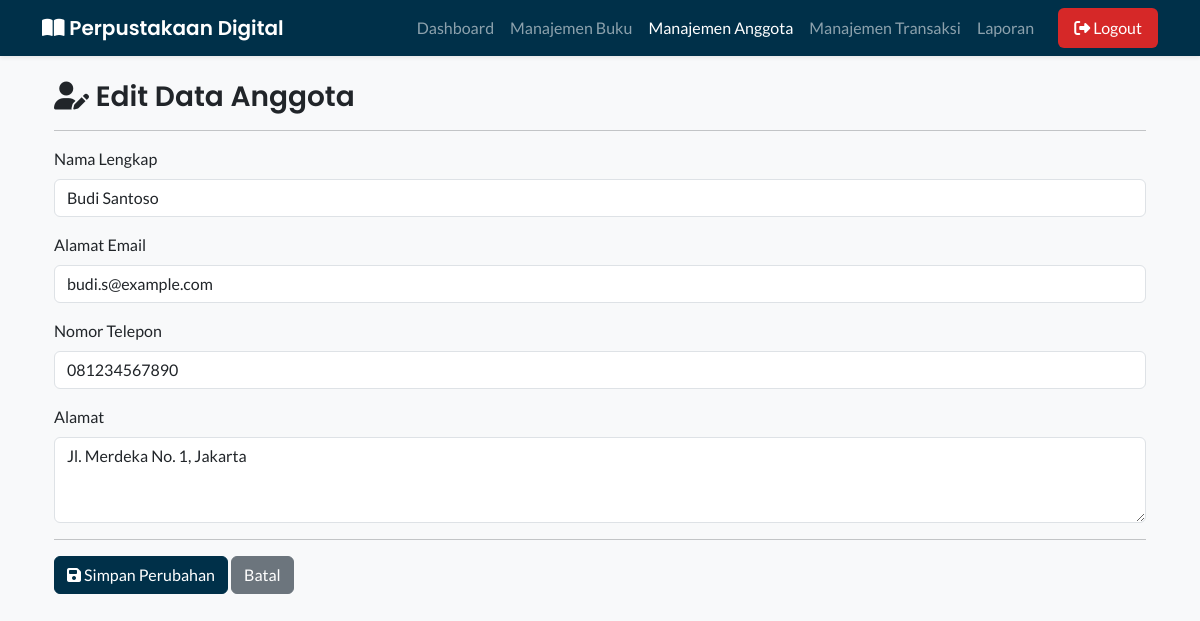
Screenshot of /admin/edit_anggota.php?id=1 (signed in) with the database file from the repository.
### tables this page shows
CREATE TABLE `anggota` (
  `id_anggota` int(11) NOT NULL AUTO_INCREMENT,
  `nama` varchar(100) NOT NULL,
  `email` varchar(100) NOT NULL,
  `telepon` varchar(20) NOT NULL,
  `alamat` text DEFAULT NULL,
  `tanggal_daftar` date NOT NULL DEFAULT current_timestamp(),
  PRIMARY KEY (`id_anggota`),
  UNIQUE KEY `email` (`email`)
);

### admin/edit_anggota.php (the view, shortened to what this page needs)
<?php
require '../koneksi.php';
$id_anggota = $_GET['id'];
$sql_lama = "SELECT * FROM anggota WHERE id_anggota = ?";
$stmt_lama = mysqli_prepare($koneksi, $sql_lama);
mysqli_stmt_bind_param($stmt_lama, "i", $id_anggota);
mysqli_stmt_execute($stmt_lama);
$result = mysqli_stmt_get_result($stmt_lama);
$data_lama = mysqli_fetch_assoc($result);
?>
<?php require 'template/header.php'; ?>
<div class="container mt-4">
    <h3><i class="fas fa-user-edit"></i> Edit Data Anggota</h3>
    <hr>
    <form action="edit_anggota.php?id=<?php echo $id_anggota; ?>" method="POST">
        <div class="mb-3">
            <label for="nama" class="form-label">Nama Lengkap</label>
            <input type="text" class="form-control" id="nama" name="nama" value="<?php echo htmlspecialchars($data_lama['nama']); ?>" required>
        </div>
        <div class="mb-3">
            <label for="email" class="form-label">Alamat Email</label>
            <input type="email" class="form-control" id="email" name="email" value="<?php echo htmlspecialchars($data_lama['email']); ?>" required>
        </div>
        <div class="mb-3">
            <label for="telepon" class="form-label">Nomor Telepon</label>
            <input type="text" class="form-control" id="telepon" name="telepon" value="<?php echo htmlspecialchars($data_lama['telepon']); ?>" required>
        </div>
        <div class="mb-3">
            <label for="alamat" class="form-label">Alamat</label>
            <textarea class="form-control" id="alamat" name="alamat" rows="3"><?php echo htmlspecialchars($data_lama['alamat']); ?></textarea>
        </div>
        <hr>
        <button type="submit" class="btn btn-primary">
            <i class="fas fa-save"></i> Simpan Perubahan
        </button>
        <a href="anggota.php" class="btn btn-secondary">Batal</a>
    </form>
</div>
</body>
</html>

### assets/css/style.css (style rules this page uses)
:root { --primary-color: #003049; --secondary-color: #6c757d; --danger-color: #d62828; --warning-color: #f77f00; --light-bg: #f8f9fa; --font-heading: 'Poppins', sans-serif; --font-body: 'Lato', sans-serif; }
body { font-family: var(--font-body); background-color: var(--light-bg); }
h1, h2, h3, h4, h5, h6, .navbar-brand { font-family: var(--font-heading); font-weight: 600; }
.btn-primary { background-color: var(--primary-color); border-color: var(--primary-color); }

### rows the page displays
anggota: nama "Budi Santoso", email "budi.s@example.com", telepon "081234567890", alamat "Jl. Merdeka No. 1, Jakarta"
